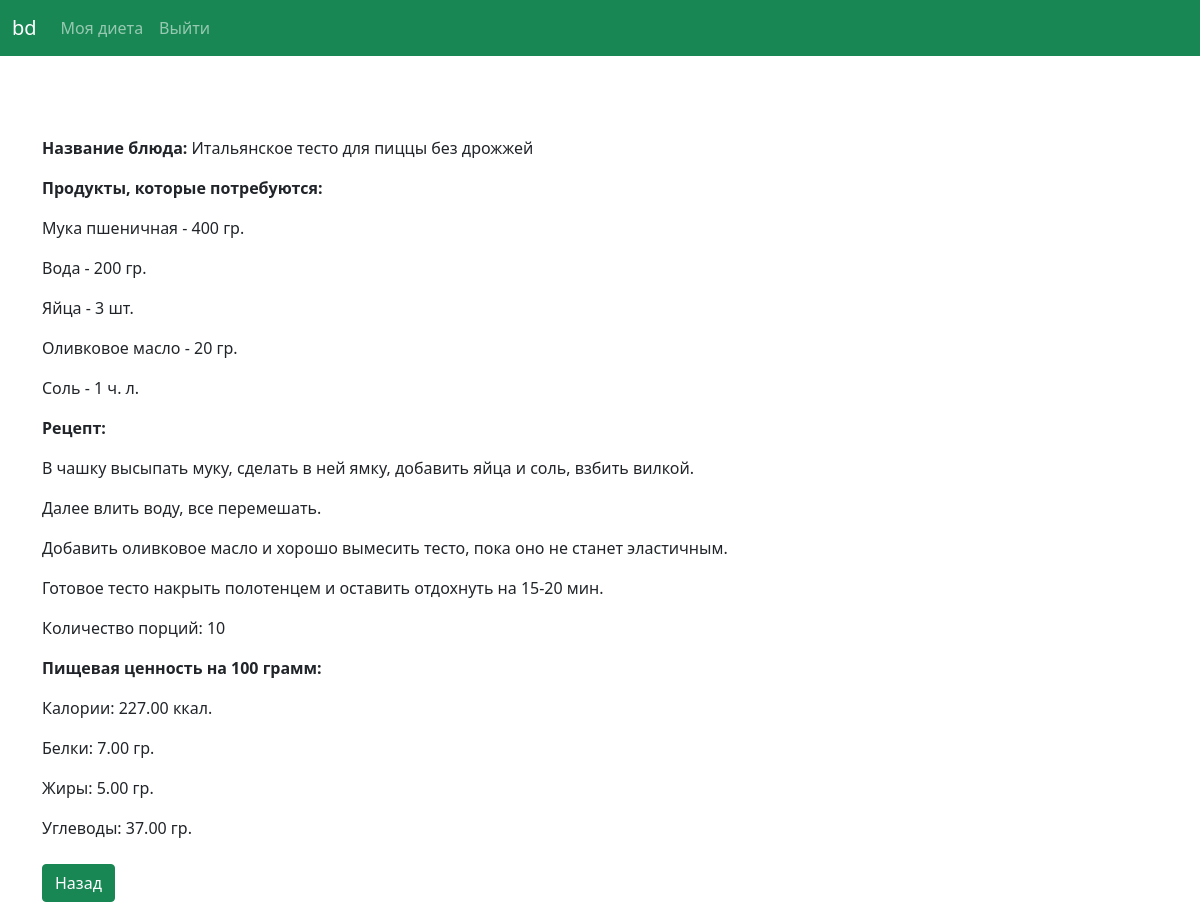
/dishes/475 (signed in), run on the app's committed database.
### balanced_diet/models.py (models this page shows)
class Dish(models.Model):
    name = models.CharField(max_length=50, unique=True)
    kcal = models.DecimalField(max_digits=6, decimal_places=2)
    proteins = models.DecimalField(max_digits=6, decimal_places=2)
    fats = models.DecimalField(max_digits=6, decimal_places=2)
    carbs = models.DecimalField(max_digits=6, decimal_places=2)
    breakfast = models.BooleanField(default=False)
    lunch = models.BooleanField(default=False)
    dinner = models.BooleanField(default=False)
    recipetext = models.TextField(default='')

class Recipe(models.Model):
    dish = models.ForeignKey(Dish, on_delete=models.CASCADE)
    product = models.ForeignKey(Product, on_delete=models.CASCADE)
    amountofprod = models.CharField(max_length=50, default='')

class Product(models.Model):
    name = models.CharField(max_length=50, unique=True)
    lactose = models.BooleanField(default=False) # not lactose
    vegan = models.BooleanField(default=False) # not vegan
    halal = models.BooleanField(default=False) # not halal

### balanced_diet/views.py (the view)
# urls.py: path('dishes/<int:dish_id>', views.dish, name='dish'),
@login_required
def dish(request, dish_id):
    try:
        dish = Dish.objects.get(id=dish_id)
        recipe = Recipe.objects.filter(dish_id=dish_id)
        context = {
            'dish' : dish,
            'recipe': recipe
        }
        return render(request, 'balanced_diet/dish.html', context)
    except Dish.DoesNotExist:
        return render(request, 'balanced_diet/my_nutrition.html')

### balanced_diet/templatetags/to_rl.py (called while the page is built)
@register.filter
def to_rl(string):
    return string.split('n')

### balanced_diet/templates/balanced_diet/dish.html (shortened to what this page needs)
{% extends "balanced_diet/base.html" %}
{% load to_rl %}
{% block text %}
    <p> <b>Название блюда:</b> {{ dish.name }} </p>
    <p> <b>Продукты, которые потребуются:</b> </p>
    {% for i in recipe %}
        <p> {{ i.product.name }} - {{ i.amountofprod }} </p>
    {% endfor %}
    <p> <b>Рецепт:</b> </p>
    {% for i in dish.recipetext|to_rl %}
        <p> {{ i }} </p>
    {% endfor %}
        <p> <b>Пищевая ценность на 100 грамм:</b> </p>
    <p> Калории: {{ dish.kcal }} ккал.</p>
    <p> Белки: {{ dish.proteins }} гр.</p>
    <p> Жиры: {{ dish.fats }} гр.</p>
    <p> Углеводы: {{ dish.carbs }} гр.</p>
    <a class="btn btn-success mt-2 mb-3"  type="button" href="{% url 'balanced_diet:my_nutrition' %}">Назад</a>
{% endblock text %}

### data on the page
Dish: name "Итальянское тесто для пиццы без дрожжей", kcal "227.00", proteins "7.00", fats "5.00", carbs "37.00"
Recipe: product.name "Мука пшеничная", amountofprod "400 гр."
Recipe: product.name "Вода", amountofprod "200 гр."
Recipe: product.name "Яйца", amountofprod "3 шт."
Recipe: product.name "Оливковое масло", amountofprod "20 гр."
Recipe: product.name "Соль", amountofprod "1 ч. л."

### other printed values
{{ i }} "В чашку высыпать муку, сделать в ней ямку, добавить яйца и соль, взбить вилкой." "Далее влить воду, все перемешать." "Добавить оливковое масло и хорошо вымесить тесто, пока оно не станет эластичным." "Готовое тесто накрыть полотенцем и оставить отдохнуть на 15-20 мин." "Количество порций: 10"
